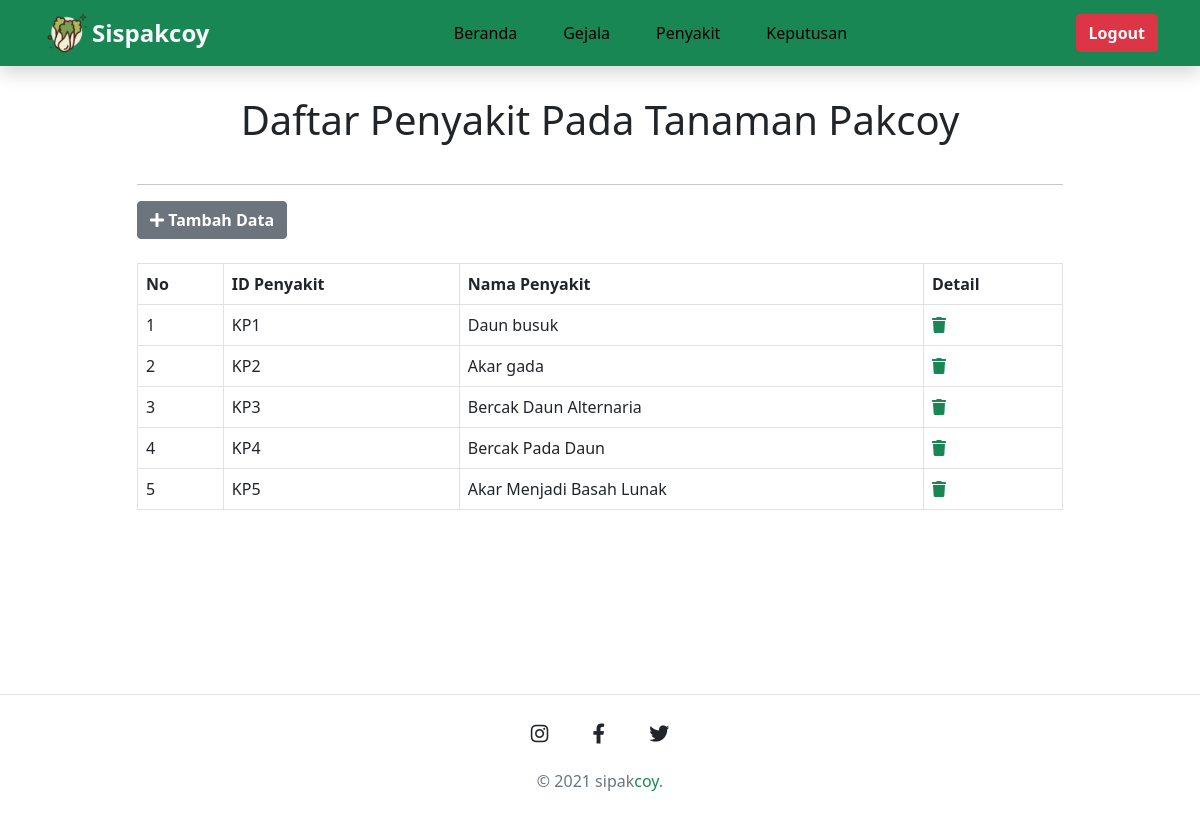
/menuadmin_penyakit.php, run on the app's committed database.
### tables this page shows
CREATE TABLE `penyakit` (
  `idpenyakit` varchar(20) NOT NULL,
  `namapenyakit` varchar(1000) NOT NULL,
  `pengendalian` text DEFAULT NULL
);

### menuadmin_penyakit.php (the view, shortened to what this page needs)
<?php
include('koneksi.php');
?>
<!doctype html>
<html lang="en">
<head>
    <link rel="stylesheet" href="https://cdnjs.cloudflare.com/ajax/libs/font-awesome/5.15.3/css/all.min.css" />
    <link rel="stylesheet" href="assets/css/style.css">
    <link href="https://cdn.jsdelivr.net/npm/bootstrap@5.0.1/dist/css/bootstrap.min.css" rel="stylesheet">
</head>
<body>
    <nav class="navbar navbar-expand-lg shadow fixed-top " style="background-color: #198754;">
        <div class="container-lg">
            <img src="assets/img/logosaw.png" width="50" height="50" alt="logo">
            <a class="navbar-brand fw-bold text-light" href="#">Sispakcoy</a>
            <div class="collapse navbar-collapse" id="navbarNav">
                <ul class="navbar-nav mx-auto">
                    <li class="nav-item">
                        <a class="nav-link" href="admin_page.php">Beranda<span class="sr-only">(current)</span></a>
                    </li>
                    <li class="nav-item active">
                        <a class="nav-link" href="menuadmin_gejala.php">Gejala</a>
                    </li>
                    <li class="nav-item">
                        <a class="nav-link" href="menuadmin_penyakit.php">Penyakit</a>
                    </li>
                    <li class="nav-item">
                        <a class="nav-link" href="menuadmin_keputusan.php">Keputusan</a>
                    </li>
            </div>
            <a href="logout.php" class="btn btn-danger ms-auto fw-bold text-light">Logout</a>
        </div>
    </nav>
    <div class="container-lg py-5">
        <div class="row justify-content-center">
            <div class="col-lg-10 text-left">
                <br>
                <h2 class="text-center fw-normal fs-1 py-4">Daftar Penyakit Pada Tanaman Pakcoy</h2>
                <hr>
                <a href="admin_input_penyakit.php">
                    <button type="button" class="btn btn-secondary">
                        <i class="fa fa-plus"></i><b> Tambah Data</b>
                    </button>
                </a>
                <br><br>
                <div class="box-body table-responsive">
                    <table id="example1" class="table table-bordered table-hover">
                        <thead>
                            <tr>
                                <th>No</th>
                                <th>ID Penyakit</th>
                                <th>Nama Penyakit</th>
                                <th>Detail</th>
                            </tr>
                        </thead>
                        <?php
                        $queri = "Select * From penyakit";
                        $hasil = mysqli_query($conn, $queri);
                        $id = 0;
                        while ($data = mysqli_fetch_array($hasil)) {
                            $id++;
                            echo "
                                        <tr>
                                        <td>" . $id . "</td>
                                        <td>" . $data[0] . "</td>
                                        <td>" . $data[1] . "</td>
                                        <td><a href=\"admin_delete_penyakit.php?id=" . $data[0] . "\" onclick='return checkDelete()'><i class='fa fa-trash text-success'></i></a>" . "</td>
                                        </tr>";
                        }
                        ?>
                    </table><br><br><br><br><br>
                </div>
            </div>
        </div>
    </div>
    <footer class="footer border-top py-4">
        <div class="container-lg">
            <div class="row">
                <div class="col-lg-12 text-center">
                    <ul class="list-unstylyed list-inline">
                        <li class="list-inline-item">
                            <a href="https://www.instagram.com/" class="btn-floating btn-lg text-dark"><i class="fab fa-instagram"></i></a>
                        </li>
                        <li class="list-inline-item">
                            <a href="https://www.facebook.com/" class="btn-floating btn-lg text-dark"><i class="fab fa-facebook-f"></i></a>
                        </li>
                        <li class="list-inline-item">
                            <a href="https://www.twitter.com/" class=" btn-floating btn-lg text-dark"><i class="fab fa-twitter"></i></a>
                        </li>
                    </ul>
                </div>
                <footer class="footer py-1">
                    <div class="container-lg">
                        <div class="row">
                            <div class="col-lg-12">
                                <p class="m-0 text-center text-muted footer_text">&copy; 2021 sipak<span>coy</span>.</p>
                            </div>
                        </div>
                    </div>
                </footer>
            </div>
        </div>
    </footer>
</body>
</html>

### assets/css/style.css (style rules this page uses)
.container-lg .navbar-brand { color: #000; font-weight: bold; font-size: 1.5rem; }
.navbar .nav-item { padding: 0 15px; }
.navbar .nav-item .nav-link { color: #000000; font-weight: 500; }
.footer_text span { color:#198754; }

### data on the page
penyakit: idpenyakit "KP1", namapenyakit "Daun busuk"
penyakit: idpenyakit "KP2", namapenyakit "Akar gada"
penyakit: idpenyakit "KP3", namapenyakit "Bercak Daun Alternaria"
penyakit: idpenyakit "KP4", namapenyakit "Bercak Pada Daun"
penyakit: idpenyakit "KP5", namapenyakit "Akar Menjadi Basah Lunak"
